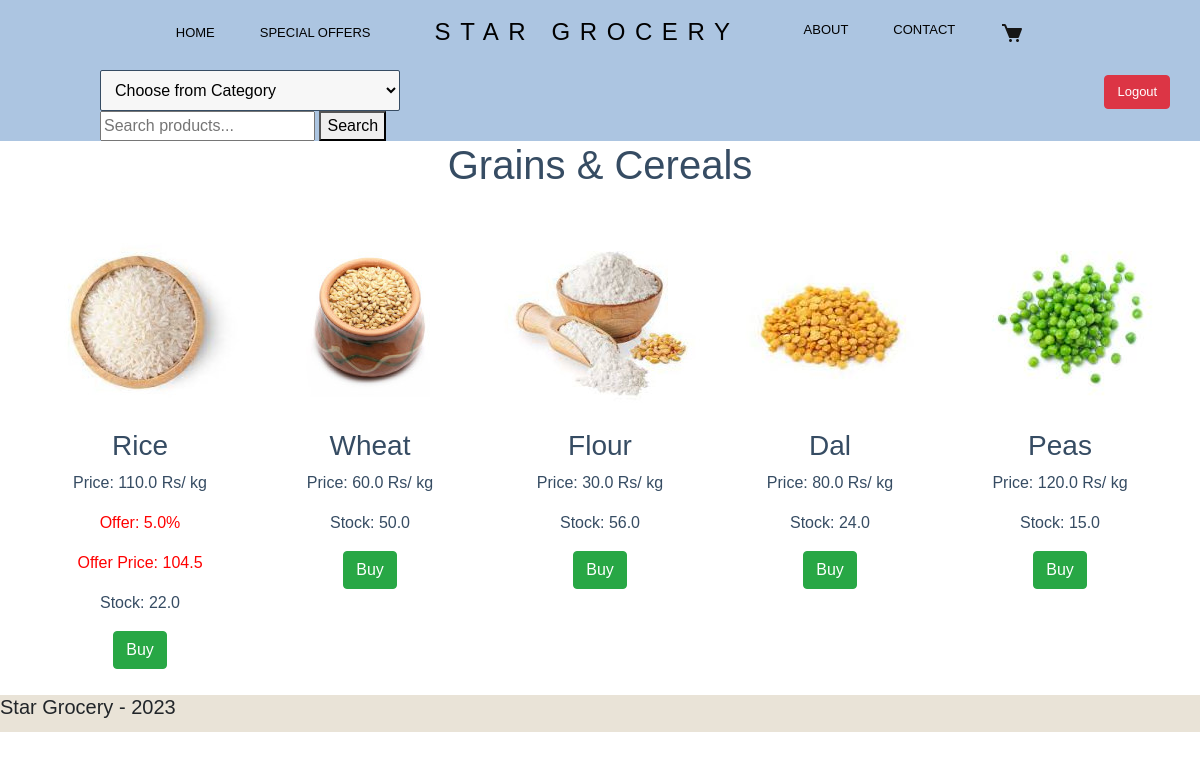
The page /Grains&Cereals (signed in) on the database its author committed.
### models.py (models this page shows)
class Product(db.Model):
    id = db.Column(db.Integer, primary_key=True)
    name = db.Column(db.String(255), nullable=False, unique=True)
    price = db.Column(db.Float, nullable=False)
    stock = db.Column(db.Float, nullable=False)
    image = db.Column(db.String(255), nullable=True)
    category = db.Column(db.String(50), nullable=False)
    offer = db.Column(db.String(255), nullable=True)

### app.py (the view)
@app.route('/Grains&Cereals')
def GrainsCereals():
    grains = Product.query.filter_by(category='Grains & Cereals').all()
    if is_authenticated():
        return render_template('Grains & Cereals.html', products=grains)
    else:
        flash('Please log in to access the page.', 'warning')
        return redirect(url_for('Login'))

### app.py (called while the page is built)
def is_authenticated():
    return 'username' in session

### templates/Grains & Cereals.html (shortened to what this page needs)
<!DOCTYPE html>
<html>
<head>
    <link rel="stylesheet" href="https://maxcdn.bootstrapcdn.com/bootstrap/4.5.2/css/bootstrap.min.css">
    <link rel="stylesheet" href="{{ url_for('static', filename='Style.css') }}">
</head>
<body>
  <header>
    <div class="home-container">
      <div class="home-navbar">
        <header data-role="Header" class="home-header max-width-container">
          <div class="home-navbar1">
            <div class="home-middle">
              <div class="home-left">
                <a class="navbar-link" href="{{ url_for('StarGrocery') }}" >HOME</a>
                <a class="navbar-link" href="{{ url_for('SpecialOffers') }}">SPECIAL OFFERS</a>
              </div>
              <a class="navbar-logo-title" href="{{ url_for('StarGrocery') }}">STAR GROCERY</a>
              <div class="home-right">
                <a class="navbar-link" href="{{ url_for('About') }}">ABOUT</a>
                <a class="navbar-link" href="{{ url_for('Contact') }}">CONTACT</a>
            <div class="home-icons">
              <a href="{{ url_for('MyCart') }}"><img
                alt="iconsbxscart3271299"
                class="home-image1"
              /></a>
            </div>
          </div>
        </div>
      </div>
      </div>
      </div>
   <select id="CategoryDropdown" onchange="redirectToCategory()">
     <option value="" disabled selected>Choose from Category</option>
   </select>
   <a class="btn btn-danger" href="{{ url_for('Logout') }}" style=" color: #ffffff; margin-left: 700px; font-size: 13px;">Logout</a>
   <form action="{{ url_for('Search') }}" style="margin-left: 100px;" method="GET">
    <input type="text" name="query" placeholder="Search products...">
    <button type="submit">Search</button>
   </form>
  </header>
 <main>
  <div>
   <h1>Grains & Cereals</h1>
   <div class="ProductList">
   {% for product in products %}
    <div class="Product">
    <figure>
     <img src="{{ url_for('static', filename=product.image) }}" alt="{{ product.name }}">
     <h3>{{ product.name }}</h3>
     <p>Price: {{ product.price }} Rs/ kg</p>
     {% if product.offer != None %}
        <p style ="color: red">Offer: {{ product.offer }}%</p>
        <p style ="color: red">Offer Price: {{ product.price-(product.price*product.offer/100) }}</p>
     {% endif %}
     <p>Stock: {{ product.stock }}</p>
     <a href="{{ url_for('ProductDisplay', id=product.id) }}" class="btn btn-success">Buy</a>
    </figure>
    </div>
    {% endfor %}
   </div>
  </div>
 </main>
   <footer>
     <h5>Star Grocery - 2023</h5>
   </footer>
</body>
</html>

### static/Style.css (style rules this page uses)
body { font-family: Trebuchet MS, sans-serif; background-color: #ffffff; margin:0; padding:0; }
header { background-color: #acc5e1ff; }
footer { background-color: #e9e3d7; bottom: 0; padding-bottom: 5px; width: 100%; align-items: center; }
main { text-align: center; color: #364c63; }
figure { display: inline-block; margin: 10px; border: 0px solid #f4f3ef; transition: 0.5s; }
#CategoryDropdown { margin-left: 100px; padding: 10px; background-color: #f7f7f7; border: 1px solid #364c63; width: 300px; border-radius: 2px; }
.ProductList { display: flex; flex-wrap: wrap; gap: 10px; justify-content:center; margin-top: 20px; }
.Product { width: calc(20% - 20px); padding: 0px; text-align: center; }
.Product img { max-width: 100%; height: auto; margin-bottom: 10px; }
.home-navbar { top: 0; padding-top: 20px; padding-bottom: 20px; width: 100%; display: flex; z-index: 1000; position: fixed; align-items: center; flex-direction: column; background-color: #acc5e1ff; }
.home-navbar1 { width: 100%; display: flex; position: relative; align-items: center; justify-content: space-between; }
.home-container { width: 100%; display: flex; overflow-x: hidden; align-items: center; padding-top: 70px; flex-direction: column; }
.home-middle { display: flex; position: relative; box-sizing: border-box; align-items: center; flex-shrink: 1; font-family: Trebuchet MS, sans-serif; border-color: transparent; justify-content: center; }
.home-left { display: flex; grid-gap: 45px; position: relative; align-items: flex-start; }
.home-right { display: flex; grid-gap: 45px; position: relative; align-items: flex-start; }
.navbar-link { color: rgba(0, 0, 0, 1); cursor: pointer; height: auto; font-size: 13px; text-align: left; transition: 0.3s; font-family: Trebuchet MS, sans-serif; font-weight: 500; text-decoration: none; }
.navbar-logo-title { color: #000000; cursor: pointer; height: auto; font-size: 24px; transition: 0.3s; font-family: Trebuchet MS, sans-serif; font-weight: 500; line-height: 20px; margin-left: 64px; margin-right: 64px; letter-spacing: 0.4em; text-decoration: none; }
a { text-decoration: none; }
.home-icons { display: flex; }

### rows shown on the page
Product: image+name (picture), name "Rice", price "110.0", offer "5.0", product.price-(product.price*product.offer/100) "104.5", stock "22.0"
Product: image+name (picture), name "Wheat", price "60.0", stock "50.0"
Product: image+name (picture), name "Flour", price "30.0", stock "56.0"
Product: image (picture), name "Dal", price "80.0", stock "24.0"
Product: image+name (picture), name "Peas", price "120.0", stock "15.0"
